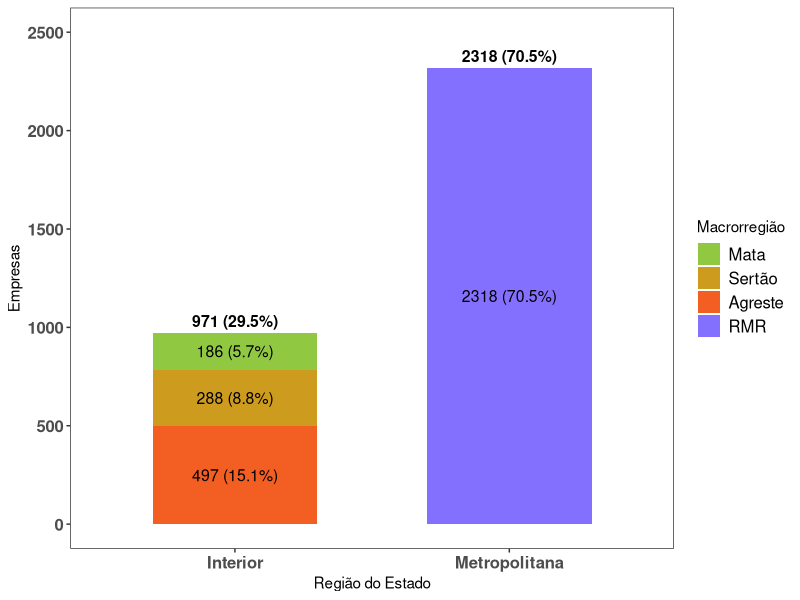
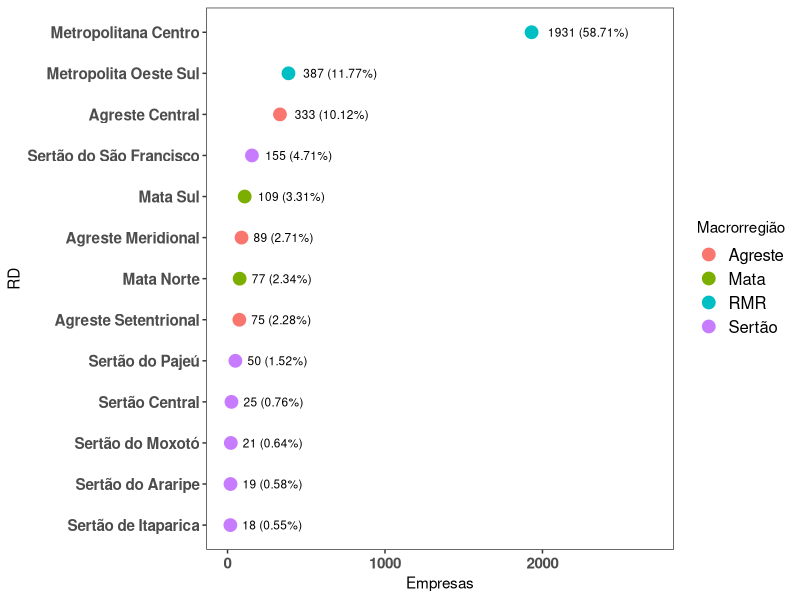
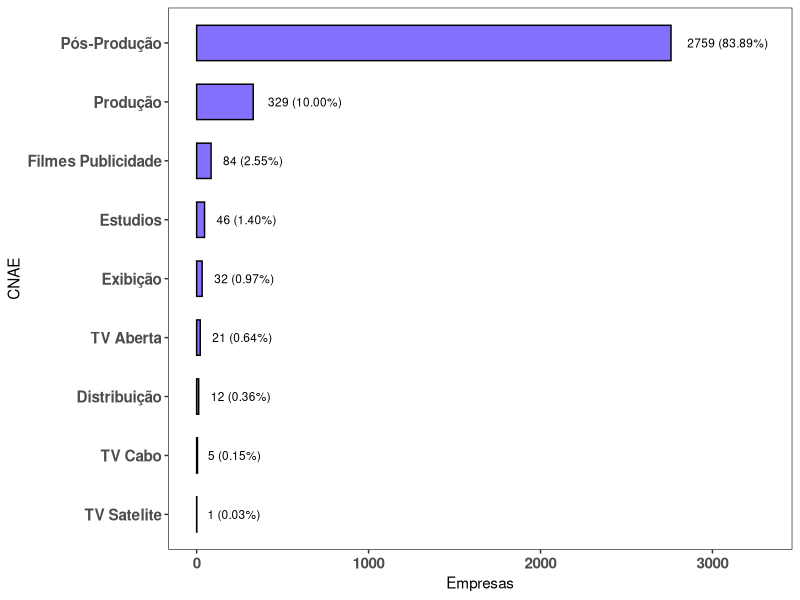
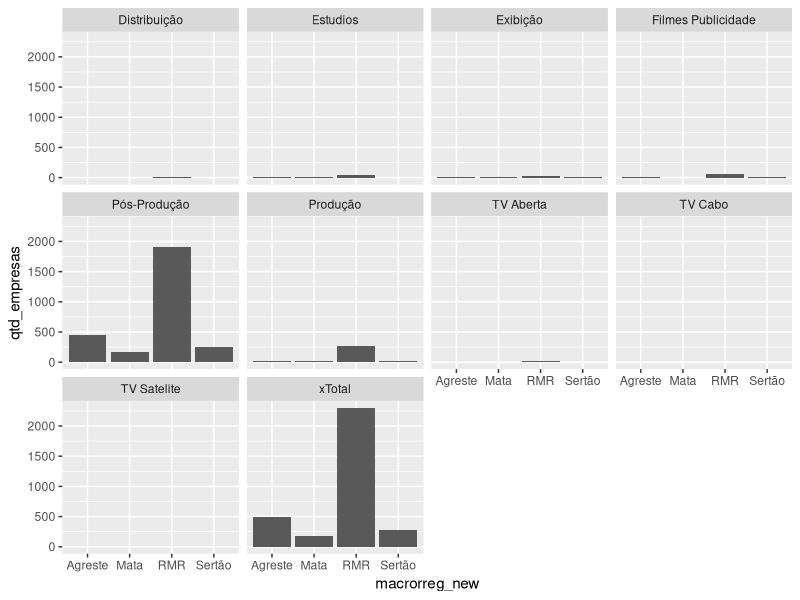
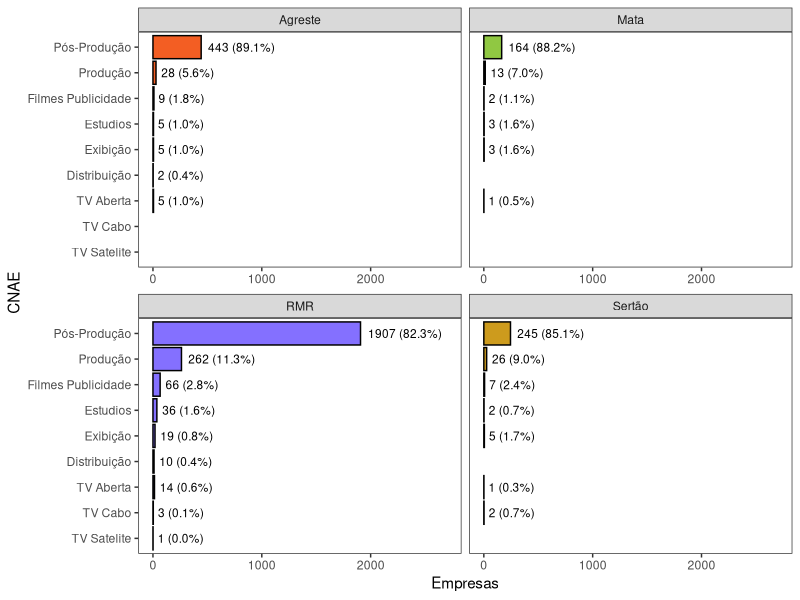
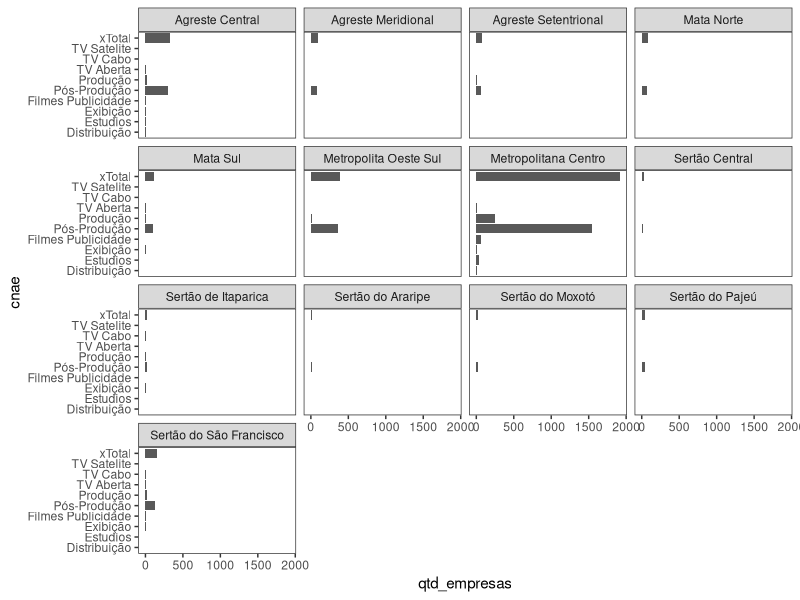
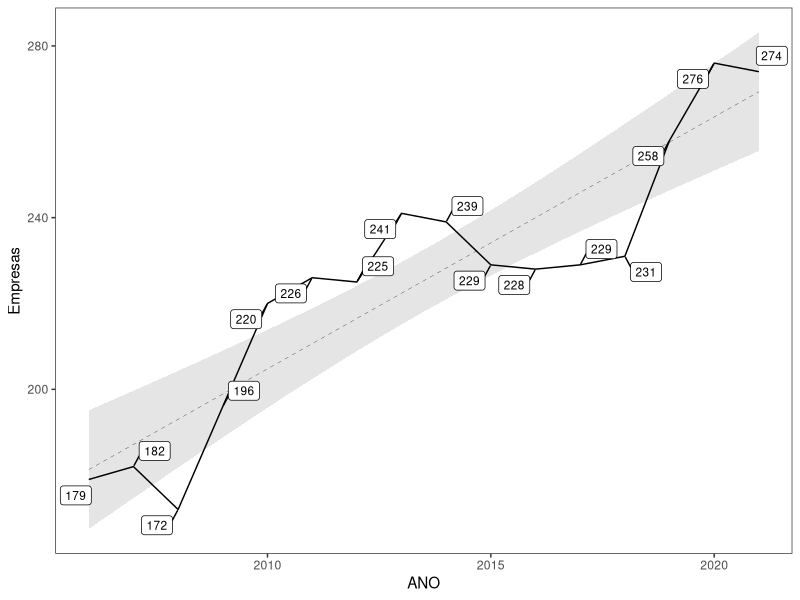
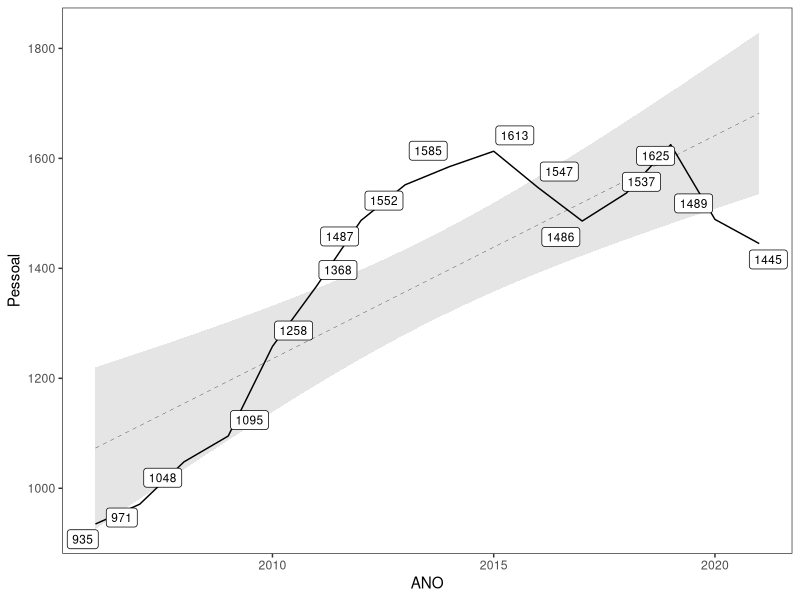

Source code (R) for these figures, in order:
library(readxl)
library(openxlsx)
library(tidyverse)

film_cnae <- rbind(
  read_xlsx("atv_distribuicao_cinema.xlsx") %>% mutate(CNAE = "Distribuição"),
  read_xlsx("atv_exibicao_cinema.xlsx") %>% mutate(CNAE = "Exibição"),
  read_xlsx("atv_pos_cinema.xlsx") %>% mutate(CNAE = "Pós-Produção"),
  read_xlsx("atv_producao_cinema.xlsx") %>% mutate(CNAE = "Produção"),
  read_xlsx("estudios_cinema.xlsx") %>% mutate(CNAE = "Estudios"),
  read_xlsx("producao_filmes_publicidade.xlsx") %>% mutate(CNAE = "Filmes Publicidade"),
  read_xlsx("operadora_tv_ass_cabo.xlsx") %>% mutate(CNAE = "TV Cabo"),
  read_xlsx("operadora_tv_ass_satelite.xlsx") %>% mutate(CNAE = "TV Satelite"),
  read_xlsx("atv_tv_aberta.xlsx") %>% mutate(CNAE = "TV Aberta")
)

colnames(film_cnae) <- c("municipio", "qtd_empresas", "cnae")

film_cnae %>% group_by() %>% summarise(n = sum(qtd_empresas))

film_cnae <- film_cnae %>% left_join(read_xlsx("RD_Municipio_CNAE.xlsx"))

macrorregiao2 <- film_cnae %>% group_by(macrorreg_new) %>% summarise(n = sum(qtd_empresas)) %>% 
  mutate(prop = scales::percent(n/sum(n), accuracy = 0.01),
         INTERIOR = ifelse(macrorreg_new == "RMR", "Metropolitana", "Interior")) %>% 
  group_by(INTERIOR) %>% summarise(n = sum(n))


macrorregiao1 <- film_cnae %>%
  group_by(macrorreg_new) %>% summarise(n = sum(qtd_empresas)) %>% 
  mutate(INTERIOR = ifelse(macrorreg_new == "RMR", "Metropolitana", "Interior"))


g101 <- ggplot(macrorregiao1) +
  geom_bar(stat = "identity", width = .6, aes(x = INTERIOR, y = n, fill = reorder(macrorreg_new, n))) +
  geom_text(aes(x = INTERIOR, y = n, fill = reorder(macrorreg_new, n),
                label = paste0(n, " (", scales::percent(n/sum(n), accuracy = 0.1L), ")")), 
            position = position_stack(vjust = 0.5), size = 4) +
  geom_text(aes(x = INTERIOR, y = n,
                label = paste0(n, " (", scales::percent(n/sum(n), accuracy = 0.1L), ")")), 
            size = 4, fontface = "bold", vjust = -.5,
            data = macrorregiao2) +
  theme_bw() +
  theme(axis.text = element_text(size = 12, face = "bold"),
        panel.grid = element_blank(),
        axis.text.x = element_text(face = "bold"),
        legend.text = element_text(size = 12)) +
  labs(x = "Região do Estado",
       y = "Empresas",
       fill = "Macrorregião") +
  scale_fill_manual(values = c("Agreste" = "#F35E23",
                               "Mata" = "#90C842", 
                               "Sertão" = "goldenrod3", 
                               "RMR" = "lightslateblue")) +
  expand_limits(y = c(0, 2500))

plot(g101)

ggsave("grafico 001.png")


mac <- unique(film_cnae %>% select(rd, macrorreg_new))

rd <- film_cnae %>% group_by(rd) %>% summarise(n = sum(qtd_empresas)) %>% 
  mutate(prop = scales::percent(n/sum(n), accuracy = 0.01),
         label = paste0(n, " (", prop, ")")) %>% 
  left_join(mac)

ggplot(rd, aes(x = reorder(rd, n), y = n)) +
  geom_point(size = 4, aes(color = macrorreg_new)) +
  coord_flip() +
  geom_text(aes(label = label), size = 3, hjust = -.2) +
  theme_bw() +
  theme(axis.text = element_text(size = 11, face = "bold"),
        panel.grid = element_blank(),
        axis.text.x = element_text(face = "bold"),
        legend.text = element_text(size = 12)) +
  expand_limits(y = c(0, 2700)) +
  labs(x = "RD", y = "Empresas", color = "Macrorregião")


ggsave("grafico 002.png")


cnae <- film_cnae %>% group_by(cnae) %>% summarise(n = sum(qtd_empresas)) %>% 
  mutate(prop = scales::percent(n/sum(n), accuracy = 0.01),
         label = paste0(n, " (", prop, ")"))


ggplot(cnae, aes(x = reorder(cnae, n), y = n)) +
  geom_bar(stat = "identity", fill = "lightslateblue", width = .6, color = "black") +
  coord_flip() +
  geom_text(aes(label = label), size = 3, hjust = -.2) +
  theme_bw() +
  theme(axis.text = element_text(size = 11, face = "bold"),
        panel.grid = element_blank(),
        axis.text.x = element_text(face = "bold"),
        legend.text = element_text(size = 12)) +
  expand_limits(y = c(0, 3300)) +
  labs(x = "CNAE", y = "Empresas")

ggsave("grafico 003.png")

tabela_cnae <- film_cnae %>% spread(cnae, qtd_empresas)

tabela_cnae[is.na(tabela_cnae)] <- 0

tabela_cnae$xTotal <- tabela_cnae$Distribuição + tabela_cnae$Estudios + tabela_cnae$Exibição + 
  tabela_cnae$`Filmes Publicidade` + tabela_cnae$`Pós-Produção` + tabela_cnae$Produção

tabela_cnae <- tabela_cnae %>% left_join(read_xlsx("RD_Municipio_CNAE.xlsx"))

a <- tabela_cnae %>% arrange(-xTotal) %>% head(10)

write.xlsx(a, "tabela 001.xlsx")


tabela_cnae_long <- tabela_cnae %>% gather(key = cnae, value = qtd_empresas, Distribuição:xTotal) 

g1 <- ggplot(tabela_cnae_long %>% group_by(macrorreg_new, cnae) %>% 
               summarise(qtd_empresas = sum(qtd_empresas)),
             aes(x = macrorreg_new, y = qtd_empresas)) + 
  geom_bar(stat = "identity") +
  facet_wrap(~cnae)

g1  


a <- film_cnae %>% group_by(cnae, macrorreg_new) %>% 
  summarise(qtd_empresas = sum(qtd_empresas)) %>% 
  group_by(macrorreg_new) %>% 
  mutate(prop = scales::percent(qtd_empresas/sum(qtd_empresas), accuracy = 0.1))  
  
g2 <- ggplot(a,
             aes(x = reorder(cnae, qtd_empresas), y = qtd_empresas)) + 
  geom_bar(stat = "identity", aes(fill = macrorreg_new), color = "black") +
  geom_text(aes(label = paste0(qtd_empresas, " (", prop, ")")), size = 3, hjust = -.1) +
  facet_wrap(~macrorreg_new, scale = "free_x") +
  coord_flip() + 
  theme_bw() +
  theme(panel.grid = element_blank(), legend.position = "none") +
  expand_limits(y = 2700) +
  scale_fill_manual(values = c("Agreste" = "#F35E23",
                               "Mata" = "#90C842", 
                               "Sertão" = "goldenrod3", 
                               "RMR" = "lightslateblue")) +
  labs(x = "CNAE", y = "Empresas")

g2  

ggsave("grafico 004.png")

g3 <- ggplot(tabela_cnae_long %>% group_by(rd, cnae) %>% 
               summarise(qtd_empresas = sum(qtd_empresas)),
             aes(x = cnae, y = qtd_empresas)) + 
  geom_bar(stat = "identity") +
  facet_wrap(~rd) +
  coord_flip() + 
  theme_bw() +
  theme(panel.grid = element_blank())


g3  

# CEMPRE

cempre <- read_xlsx("dados_audiovisual_sidra2.xlsx") %>% 
  group_by(ANO) %>% 
  summarise(Empresas = sum(Empresas),
            Pessoal = sum(`Pessoal Ocupado`),
            Assalariado_masc = sum(`Assalariado Masculino`),
            Assalariado_fem = sum(`Assalariado Feminino`))


library(ggrepel)

ggplot(cempre, aes(x = ANO, y = Empresas)) +
  geom_smooth(method = "lm", linewidth =.1, lty = "dashed", color = "black", fill = "grey") +
  geom_line() + 
  geom_label_repel(aes(label = Empresas), size = 3) +
  theme_bw() +
  theme(panel.grid = element_blank(), legend.position = "none")

ggsave("grafico 005.png")

ggplot(cempre, aes(x = ANO, y = Pessoal)) +
  geom_smooth(method = "lm", linewidth =.1, lty = "dashed", color = "black", fill = "grey") +
  geom_line() + 
  geom_label_repel(aes(label = Pessoal), size = 3) +
  theme_bw() +
  theme(panel.grid = element_blank(), legend.position = "none")

ggsave("grafico 006.png")


ggplot(cempre %>% drop_na(), aes(x = ANO)) +
  geom_line(aes(y = Assalariado_masc), color = "lightslateblue") +
  geom_line(aes(y = Assalariado_fem), color = "#F35E23") +
  geom_label_repel(aes(label = Assalariado_masc, y = Assalariado_masc), size = 3, color = "lightslateblue") +
  geom_label_repel(aes(label = Assalariado_fem, y = Assalariado_fem), size = 3, color = "#F35E23") +
  theme_bw() +
  theme(panel.grid = element_blank(), legend.position = "none")

ggsave("grafico 007.png")
